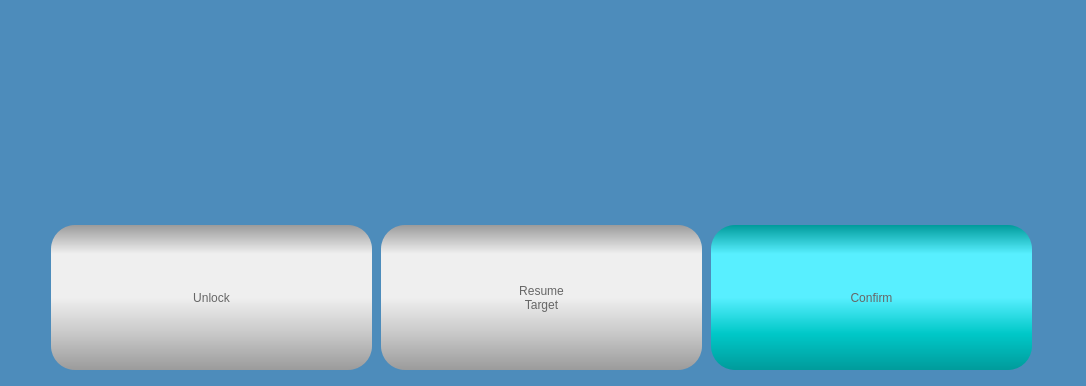
          <widget class="QWidget" name="pgDriveRobotGuide">
           <property name="styleSheet">
            <string notr="true">background-color: rgb(77, 140, 187);
/* rgb(76, 131, 173) */</string>
           </property>
           <layout class="QGridLayout" name="gridLayout_37" rowstretch="0,1,0,0" columnstretch="4,1">
            <property name="spacing">
             <number>0</number>
            </property>
            <item row="0" column="0" colspan="2">
             <widget class="QWidget" name="wdgGuideLine" native="true">
              <property name="minimumSize">
               <size>
                <width>0</width>
                <height>50</height>
               </size>
              </property>
             </widget>
            </item>
            <item row="1" column="0">
             <widget class="QWidget" name="wdgPicture" native="true"/>
            </item>
            <item row="1" column="1">
             <widget class="QLabel" name="lblDescription">
              <property name="styleSheet">
               <string notr="true">color: rgb(255, 255, 255);
font: 16pt &quot;Arial&quot;;</string>
              </property>
              <property name="text">
               <string/>
              </property>
              <property name="textFormat">
               <enum>Qt::RichText</enum>
              </property>
              <property name="wordWrap">
               <bool>true</bool>
              </property>
             </widget>
            </item>
            <item row="2" column="0" colspan="2">
             <widget class="QWidget" name="wdgPedal" native="true">
              <property name="minimumSize">
               <size>
                <width>0</width>
                <height>150</height>
               </size>
              </property>
             </widget>
            </item>
            <item row="3" column="0" colspan="2">
             <widget class="QWidget" name="wdgBottom" native="true">
              <layout class="QHBoxLayout" name="horizontalLayout_15">
               <property name="leftMargin">
                <number>0</number>
               </property>
               <property name="topMargin">
                <number>0</number>
               </property>
               <property name="rightMargin">
                <number>0</number>
               </property>
               <property name="bottomMargin">
                <number>0</number>
               </property>
               <item>
                <spacer name="horizontalSpacer_38">
                 <property name="orientation">
                  <enum>Qt::Horizontal</enum>
                 </property>
                 <property name="sizeHint" stdset="0">
                  <size>
                   <width>40</width>
                   <height>20</height>
                  </size>
                 </property>
                </spacer>
               </item>
               <item>
                <widget class="QPushButton" name="btnUnlockRobot_2">
                 <property name="enabled">
                  <bool>false</bool>
                 </property>
                 <property name="sizePolicy">
                  <sizepolicy hsizetype="Maximum" vsizetype="Fixed">
                   <horstretch>0</horstretch>
                   <verstretch>0</verstretch>
                  </sizepolicy>
                 </property>
                 <property name="minimumSize">
                  <size>
                   <width>324</width>
                   <height>150</height>
                  </size>
                 </property>
                 <property name="styleSheet">
                  <string notr="true">QPushButton{
font: 48pt &quot;Arial&quot;;
color:#666666;
border-radius:24px;
background-color: qlineargradient(spread:pad, x1:0, y1:0, x2:0, y2:1, stop:0 rgba(0, 155, 155, 255), stop:0.2 rgba(88, 239, 255, 255), stop:0.5 rgba(88, 239, 255, 255), stop:0.75 rgba(0, 200, 200, 255),  stop:1 rgba(0, 155, 155, 255));
padding: 0px 20px;
margin-bottom:5px;
margin-right:3px;
}

QPushButton:hover{
color:#aa3333;
background-color: qlineargradient(spread:pad, x1:0, y1:0, x2:0, y2:1, stop:0 rgba(50, 155, 155, 255), stop:0.2 rgba(150, 239, 255, 255), stop:0.5 rgba(150, 239, 255, 255), stop:0.75 rgba(50, 200, 200, 255),  stop:1 rgba(50, 155, 155, 255));
}

QPushButton:pressed{
margin-top:5px;
margin-bottom:0px;
margin-left:3px;
margin-right:0px;
}

QPushButton:disabled{
	background-color: qlineargradient(spread:pad, x1:0, y1:0, x2:0, y2:1, stop:0 rgba(155, 155, 155, 255), stop:0.2 rgba(239, 239, 239, 255), stop:0.5 rgba(239, 239, 239, 255), stop:0.75 rgba(200, 200, 200, 255),  stop:1 rgba(155, 155, 155, 255));
}</string>
                 </property>
                 <property name="text">
                  <string>Unlock</string>
                 </property>
                </widget>
               </item>
               <item>
                <widget class="QPushButton" name="btnRobotResume">
                 <property name="enabled">
                  <bool>false</bool>
                 </property>
                 <property name="sizePolicy">
                  <sizepolicy hsizetype="Maximum" vsizetype="Fixed">
                   <horstretch>0</horstretch>
                   <verstretch>0</verstretch>
                  </sizepolicy>
                 </property>
                 <property name="minimumSize">
                  <size>
                   <width>324</width>
                   <height>150</height>
                  </size>
                 </property>
                 <property name="styleSheet">
                  <string notr="true">QPushButton{
font: 36pt &quot;Arial&quot;;
color:#666666;
border-radius:24px;
background-color: qlineargradient(spread:pad, x1:0, y1:0, x2:0, y2:1, stop:0 rgba(0, 155, 155, 255), stop:0.2 rgba(88, 239, 255, 255), stop:0.5 rgba(88, 239, 255, 255), stop:0.75 rgba(0, 200, 200, 255),  stop:1 rgba(0, 155, 155, 255));
padding: 0px 20px;
margin-bottom:5px;
margin-right:3px;
}

QPushButton:hover{
color:#aa3333;
background-color: qlineargradient(spread:pad, x1:0, y1:0, x2:0, y2:1, stop:0 rgba(50, 155, 155, 255), stop:0.2 rgba(150, 239, 255, 255), stop:0.5 rgba(150, 239, 255, 255), stop:0.75 rgba(50, 200, 200, 255),  stop:1 rgba(50, 155, 155, 255));
}

QPushButton:pressed{
margin-top:5px;
margin-bottom:0px;
margin-left:3px;
margin-right:0px;
}

QPushButton:disabled{
	background-color: qlineargradient(spread:pad, x1:0, y1:0, x2:0, y2:1, stop:0 rgba(155, 155, 155, 255), stop:0.2 rgba(239, 239, 239, 255), stop:0.5 rgba(239, 239, 239, 255), stop:0.75 rgba(200, 200, 200, 255),  stop:1 rgba(155, 155, 155, 255));
}</string>
                 </property>
                 <property name="text">
                  <string>Resume
Target</string>
                 </property>
                </widget>
               </item>
               <item>
                <widget class="QPushButton" name="btnDriveConfirm">
                 <property name="sizePolicy">
                  <sizepolicy hsizetype="Maximum" vsizetype="Fixed">
                   <horstretch>0</horstretch>
                   <verstretch>0</verstretch>
                  </sizepolicy>
                 </property>
                 <property name="minimumSize">
                  <size>
                   <width>324</width>
                   <height>150</height>
                  </size>
                 </property>
                 <property name="styleSheet">
                  <string notr="true">QPushButton{
font: 48pt &quot;Arial&quot;;
color:#666666;
border-radius:24px;
background-color: qlineargradient(spread:pad, x1:0, y1:0, x2:0, y2:1, stop:0 rgba(0, 155, 155, 255), stop:0.2 rgba(88, 239, 255, 255), stop:0.5 rgba(88, 239, 255, 255), stop:0.75 rgba(0, 200, 200, 255),  stop:1 rgba(0, 155, 155, 255));
padding: 0px 20px;
margin-bottom:5px;
margin-right:3px;
}

QPushButton:hover{
color:#aa3333;
background-color: qlineargradient(spread:pad, x1:0, y1:0, x2:0, y2:1, stop:0 rgba(50, 155, 155, 255), stop:0.2 rgba(150, 239, 255, 255), stop:0.5 rgba(150, 239, 255, 255), stop:0.75 rgba(50, 200, 200, 255),  stop:1 rgba(50, 155, 155, 255));
}

QPushButton:pressed{
margin-top:5px;
margin-bottom:0px;
margin-left:3px;
margin-right:0px;
}

QPushButton:disabled{
	background-color: qlineargradient(spread:pad, x1:0, y1:0, x2:0, y2:1, stop:0 rgba(155, 155, 155, 255), stop:0.2 rgba(239, 239, 239, 255), stop:0.5 rgba(239, 239, 239, 255), stop:0.75 rgba(200, 200, 200, 255),  stop:1 rgba(155, 155, 155, 255));
}</string>
                 </property>
                 <property name="text">
                  <string>Confirm</string>
                 </property>
                </widget>
               </item>
               <item>
                <spacer name="horizontalSpacer_39">
                 <property name="orientation">
                  <enum>Qt::Horizontal</enum>
                 </property>
                 <property name="sizeHint" stdset="0">
                  <size>
                   <width>40</width>
                   <height>20</height>
                  </size>
                 </property>
                </spacer>
               </item>
              </layout>
             </widget>
            </item>
           </layout>
          </widget>
